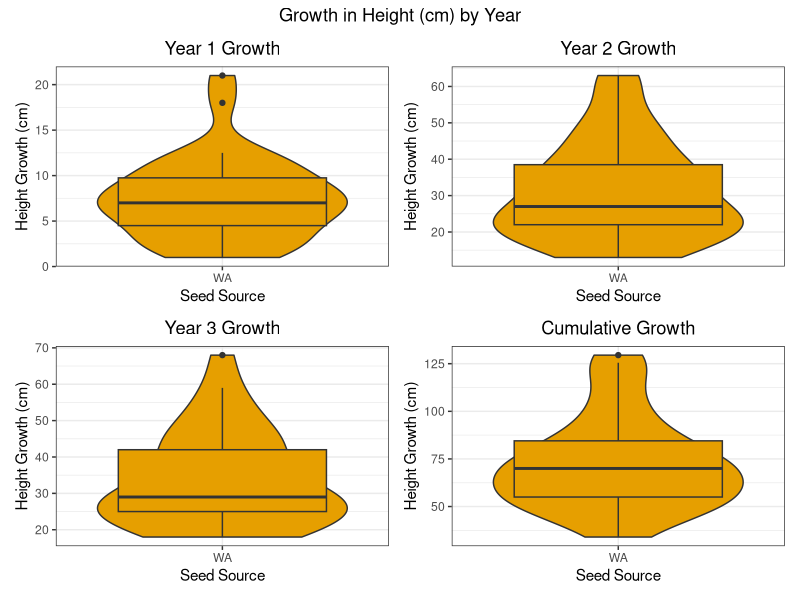
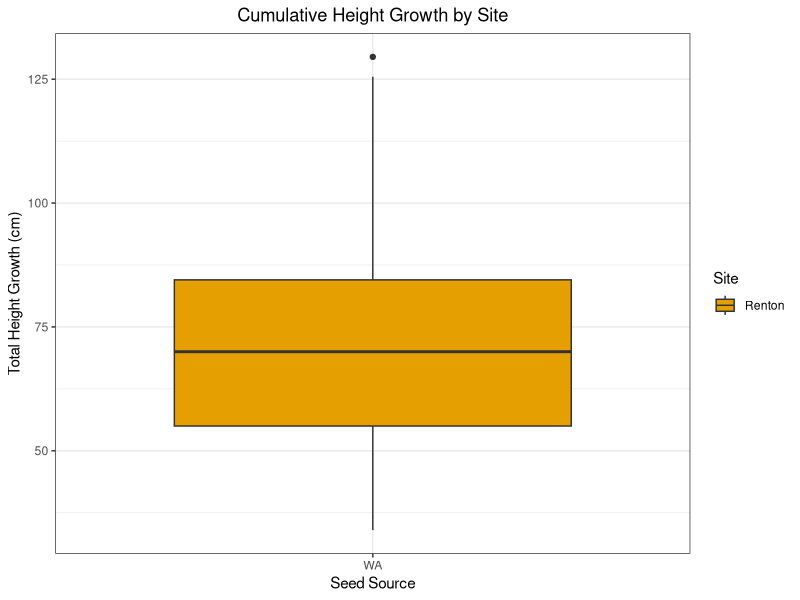
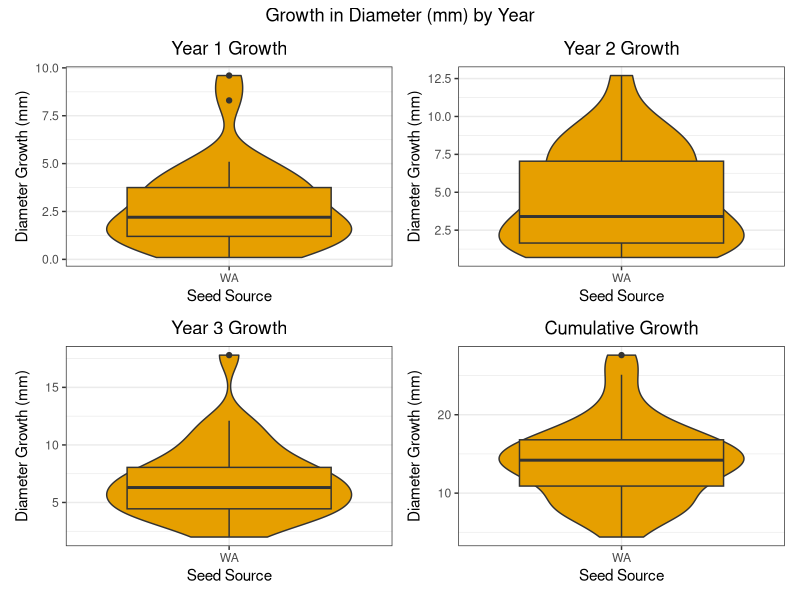
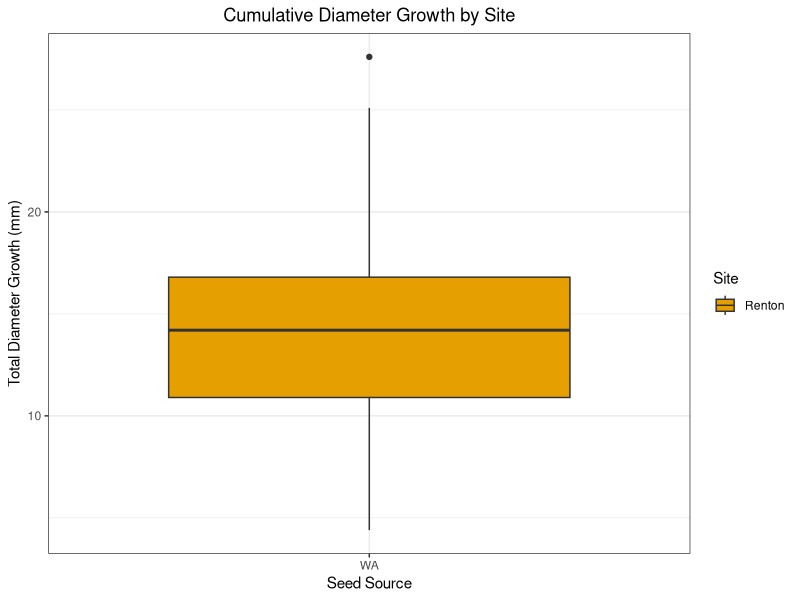
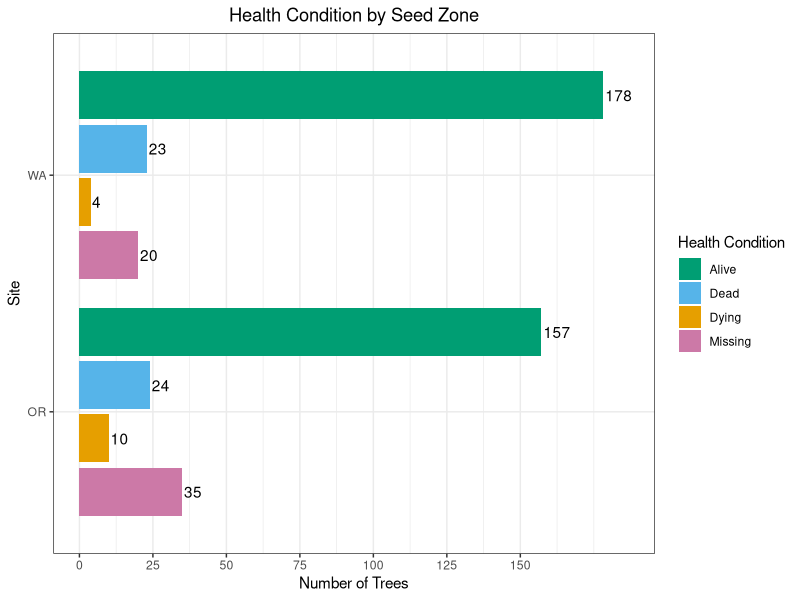

The R script that drew these images, in order: (Note: this script raises an error after producing the figures.)
## ---- chunk 1
knitr::opts_chunk$set(echo = FALSE)
## ---- chunk 2
library(tidyverse)
library(kableExtra)
library(patchwork)
library(zoo)
## ---- chunk 3
#2023 changes made in excel 
#y1$Seed.Zone[y1$Seed.Zone=="WA "] <- "WA"
#y1$X2022.Tree.Height..cm.[y1$X2022.Tree.Height..cm.==5408] <- 54.8
#y1$X2022.Tree.Diameter..mm.[y1$X2022.Tree.Diameter..mm.==110.0] <- 11
#y2$X2023.Tree.Diameter..mm.[y2X2022.Tree.Diameter..mm.==123] <- 12.3
#y2$X2023.Tree.Diameter..mm.[y2X2022.Tree.Diameter..mm.==135] <- 13.5

#2023 seattle OR data skipped tree number 14, moved 15, 16, 17 measurements up. 8 was missing
#2023 seattle OR site was missing trees 42 and 43, but recorded trees 39-41 in 2023 were better fit for previous 2022 measurements for 41-43. However, trees were in different row. very confused. Wondering if trees OR42 and OR43 actually got moved to end of OR31 row somehow after site was mapped? 
#2023 seattle OR last row trees 42,43, 46 and 50 were missing. However, tree number 45 fit better with tree 46, feeling confident tree recorded as 45 was actually 46, and 47 was actually missing because trees 47-49 were actually trees 48-50, adjusted
#2023 Swan Creek WA #141 included a 40cm height increase, which must be a mistake. Recommend excluding all trees with greater than 30cm height increases from first analyses. 
#2023 Swan Creek WA #171 included a 70cm height increase, which must be a mistake. Recommend excluding all trees with greater than 30cm height increases from first analyses. 
## ---- chunk 4
y1 <- read.csv("./data/2022 Measurements.csv")
library(readxl)
y2 <- read_excel("data/2023 MeasurementsCorrected.xlsx")
y3 <- read_excel("data/2024 Measurementsv3.xlsx")
y4 <- read_excel("data/2025 Measurements.xlsx", 
    sheet = "2025")
#rough2025 <- read_excel("data/2025 Measurements.xlsx", 
#    sheet = "2025 rough draft")

y1$Measurement.Year <- 2022
y2$Measurement.Year <- 2023
y3$Measurement.Year <- 2024

#rename columns to merge
#rough2025 <- rough2025 %>% 
#  rename("New Tree Number" = "Tree #") %>%
#  rename("Tree Diameter (mm)" = "DBH") %>%
#  rename("Tree Height (cm)" = "Height") %>%
#  rename("Health" = "Condition") %>%
#  rename("Date Measured" = "Measure Date") %>%
#  rename("Comment" = "Comments")

#rough2025 <- rough2025 %>%
#    mutate(Site = recode(Site, 'Discovery Park' = 'Seattle'))

#rough2025 <- rough2025 %>% select(-c("Seed Zone"))

#merge two sheets together based on tree number and site
#merged2025 <- left_join(rough2025, sheet2025, by=c("New Tree Number"="New Tree Number","Site" = "Site"))

#combine Health and Comment columns from both sheets
#merged2025 <- merged2025 %>%
#  mutate(`Health` = coalesce(`Health.x`,`Health.y`)) %>%
#  mutate(`Comment` = coalesce(`Comment.x`,`Comment.y`))

#if comments contain "browsed", mark elk browsed column as Y, otherwise mark N
y4 <- y4 %>%
  mutate(`Elk Browse` = case_when(
    grepl("browsed", Comment, ignore.case = TRUE) ~ "Y",
    TRUE ~ "N" # Keep the original value if no match is found
  ))

#remove duplicate columns
#y4 <- merged2025 %>% select(-c("Tree Height (cm).y","Tree Diameter (mm).y", "Comment.y","Health.y","Year Measured","Date Measured.y","Comment.x","Health.x"))

#add measurement year
y4 <- cbind(y4, Measurement.Year= 2025)
y4 <- y4 %>% select(-c("Year Measured"))

#add tree numbers for first year
y1 <- y1 %>% mutate(`Temp Tree Number` = row_number())

#remove unnecessary columns
y1 <- y1 %>% select(-c("Year.Measured","Color"))
y2 <- y2 %>% select(-c("Year Measured","Color"))
y3 <- y3 %>% select(-c("Year Measured"))

#rename columns to match other years
y1 <- y1 %>% 
  rename("Tree Height (cm)" = "Tree.Height..cm.") %>%
  rename("Tree Diameter (mm)" = "Tree.Diameter..mm.") %>%
  rename("Seed Zone" = "Seed.Zone") %>%
  rename("Date Measured" = "Date.Measured") %>%
  rename("Tree Number" = "Tree.Number") %>%
  rename("Date Planted" = "Date.Planted")
## ---- chunk 5
#change date format to match year 4
y1$`Date Measured` <- as.Date(y1$`Date Measured`,format = "%m/%d/%y")
y1$`Date Planted` <- as.Date(y1$`Date Planted`,format = "%m/%d/%y")
y2$`Date Measured` <- as.Date(y2$`Date Measured`,format ="%m/%d/%y")
y3$`Date Measured` <- as.Date(y3$`Date Measured`,format ="%m/%d/%y")
y4$`Date Measured` <- as.Date(y4$`Date Measured`,format = "%m/%d/%y")

#in Year 1, if health condition is NA, change it to alive
y1 <- y1 %>%
  mutate(Health = ifelse(is.na(Health), "Alive", Health))

#bind all year dataframes together
trees.bind <- bind_rows(y1,y2) %>% bind_rows(.,y3) %>% bind_rows(.,y4) %>% filter(Site!="" & Site!="Puyallup") %>% droplevels()

#trees.bind[130, "Health"] <- "Dead"
#trees.bind[167, "Health"] <- "Dying"

## ---- chunk 6
#labeling consistency
trees.bind$Health[trees.bind$Health==""] <- "Missing"
trees.bind$Health[trees.bind$Health=="missing"] <- "Missing"
trees.bind$`Seed Zone`[trees.bind$`Seed Zone`=="Wa"] <- "WA"
trees.bind <- trees.bind %>% droplevels()

#if comments contain "browsed", mark elk browsed column as Y, otherwise mark N
trees.bind <- trees.bind %>%
  mutate(`Elk Browse` = case_when(
    grepl("browsed", Comment, ignore.case = TRUE) ~ "Y",
    TRUE ~ "N" # Keep the original value if no match is found
  ))

#if comments contain "missing/presumed dead" change health condition to missing
trees.bind <- trees.bind %>%
  mutate(`Health` = case_when(
    grepl("Missing/presumed dead", Comment, ignore.case = TRUE) ~ "Missing",
    TRUE ~ `Health` # Keep the original value if no match is found
  ))
## ---- chunk 7
#use New Tree Number if not NA, otherwise use Tree Number
trees.bind <- trees.bind %>% group_by(`Tree Number`, Site, `Seed Zone`) %>% 
  mutate(`New Tree Number` = if_else(is.na(`New Tree Number`),first(na.omit(`New Tree Number`)),`New Tree Number`)) %>%
  ungroup()

#use Temp Tree Number if not NA, otherwise use Tree Number
trees.bind <- trees.bind %>% group_by(`Tree Number`, Site, `Seed Zone`) %>%
  mutate(`Temp Tree Number` = if_else(is.na(`Temp Tree Number`),first(na.omit(`Temp Tree Number`)),`Temp Tree Number`))%>%
  ungroup()

trees.bind <- trees.bind %>%  group_by(`Tree Number`, Site, `Seed Zone`) %>%
  mutate(`Date Planted` = if_else(is.na(`Date Planted`),first(na.omit(`Date Planted`)),`Date Planted`)) %>%
  ungroup()
## ---- chunk 8
trees.bind$`Date Measured` <- as.Date(trees.bind$`Date Measured`,"%m/%d/%y")
trees.bind$`Date Planted` <- as.Date(trees.bind$`Date Planted`,"%m/%d/%y")
trees.bind <- trees.bind %>% 
  mutate(`Planted Growth Days`=`Date Measured`-`Date Planted`)
## ---- chunk 9
trees <- trees.bind

dead.trees <- trees %>%
  filter(Health == "Dead")

matching.trees <- trees %>%
  inner_join(dead.trees, by = "Tree Number", relationship = "many-to-many")

#if previous year's health condition is dead change following years health condition to dead
trees <- trees %>%
  group_by(`Tree Number`, Site, `Seed Zone`) %>%
  arrange(Measurement.Year) %>%
  mutate(Previous_Value = lag(Health), Health = case_when(!is.na(Previous_Value) &
  Previous_Value == "Dead" ~ "Dead", TRUE ~ Health)) %>%
  select(-Previous_Value)

#if previous year's health condition is dying and current year's health condition is missing, change current year's health condition to dead
trees <- trees %>%
  group_by(`Tree Number`, Site, `Seed Zone`) %>%
  mutate(Health = case_when(lag(Health, n= 1, order_by = Measurement.Year) == "Dying" &
  Health == "Missing" ~ "Dead", TRUE ~ Health))

trees <- trees %>%
  group_by(`Tree Number`, Site, `Seed Zone`) %>%
  arrange(Measurement.Year) %>%
  mutate(Previous.Health = lag(Health), Health = case_when(is.na(Health) ~ Previous.Health, TRUE ~ Health)) %>%
  select(-Previous.Health)

#create final health column and if most current year's health condition is missing. use previous year's
trees <- trees %>%
  group_by(`Tree Number`, Site, `Seed Zone`) %>%
  tidyr::complete(Measurement.Year = seq(min(Measurement.Year), max(Measurement.Year)), fill = list(Health = NA)) %>%
  mutate(Final.Health = last(Health)) %>%
  mutate(Final.Health = zoo::na.locf(Final.Health, na.rm =  FALSE, fromLast = TRUE)) %>%
  mutate(Final.Health = ifelse(is.na(Health) & is.na(Final.Health), NA, Final.Health)) %>%
  ungroup()
## ---- chunk 10
#VERSION WITH NO BROWSED TREES
#trees.no.browse <- trees.bind %>%
#  group_by(Tree.Number, Site, Seed.Zone) %>%
#  filter(Elk.Browse !="Y") %>% ungroup()

#trees.no.browse <- trees.no.browse %>%
#  group_by(Tree.Number, Site, Seed.Zone) %>%
# arrange(Measurement.Year) %>%
#  mutate(Previous_Value = lag(Health), Health = case_when(!is.na(Previous_Value) & Previous_Value == "Dead" ~ "Dead", TRUE ~ Health)) %>%
#  select(-Previous_Value)

#if previous year's health condition is dying and current year's health condition is missing, change current year's health condition to dead
#trees.no.browse <- trees.no.browse %>%
#  group_by(Tree.Number, Site, Seed.Zone) %>%
#  mutate(Health = case_when(lag(Health, n= 1, order_by = Measurement.Year) == "Dying" & Health == "Missing" ~ "Dead", TRUE ~ Health))

#trees.no.browse <- trees.no.browse %>%
#  group_by(Tree.Number, Site, Seed.Zone) %>%
#  arrange(Measurement.Year) %>%
#  mutate(Previous.Health = lag(Health), Health = case_when(is.na(Health) ~ Previous.Health, TRUE ~ Health)) %>%
#  select(-Previous.Health)

#create final health column and if most current year's health condition is missing. use previous year's
#trees.no.browse <- trees.no.browse %>%
#  group_by(Tree.Number, Site, Seed.Zone) %>%
#  tidyr::complete(Measurement.Year = seq(min(Measurement.Year), max(Measurement.Year)), fill = list(Health = NA)) %>%
#  mutate(Final.Health = last(Health)) %>%
#  mutate(Final.Health = na.locf(Final.Health, na.rm =  FALSE, fromLast = TRUE)) %>%
#  mutate(Final.Health = ifelse(is.na(Health) & is.na(Final.Health), NA, Final.Health)) %>%
#  ungroup()
## ---- chunk 11
trees$Site <- as.factor(trees$Site)
trees$Seed.Zone <-as.factor(trees$`Seed Zone`)
trees$Health <- as.factor(trees$Health)
## ---- chunk 12
#trees.no.browse$Site <- as.factor(trees.no.browse$Site)
#trees.no.browse$Seed.Zone <-as.factor(trees.no.browse$Seed.Zone)
#trees.no.browse$Health <- as.factor(trees.no.browse$Health)
## ---- chunk 13
# NOTE RENTON OR TREE 180 was entered twice or there is two values for it. We need to look into this further, but for now we removed it from the data.
## ---- chunk 14
#trees <- trees %>% filter(`Tree Number`!=180 | Site!="Renton" | `Seed Zone`!="OR")
#trees.no.browse <- trees.no.browse %>% filter(Tree.Number!=180 | Site!="Renton" | Seed.Zone!="OR")
## ---- chunk 15
trees.wide <- trees %>% pivot_wider(
    id_cols = c(`Tree Number`, Site, `Seed Zone`, `New Tree Number`),
    names_from = Measurement.Year,
    values_from = c(`Tree Height (cm)`, `Tree Diameter (mm)`),
    names_glue = "{.value}_{Measurement.Year}") 

#ver with no browsed trees
#trees.wide <- trees.no.browse %>% pivot_wider(
#    id_cols = c(Tree.Number, Site, Seed.Zone, New.Tree.Number),
#    names_from = Measurement.Year,
#    values_from = c(Tree.Height..cm., Tree.Diameter..mm.),
#    names_glue = "{.value}_{Measurement.Year}") 
## ---- chunk 16
# see if there are any duplicate trees based on number, site, seed zone and year
#{trees} |> summarize(n = n(), .by = c(Tree.Number, Site, Seed.Zone, Measurement.Year)) |> filter(n > 1L)
## ---- chunk 17
trees.wide.growth <- trees.wide %>% mutate(y1.height.growth = `Tree Height (cm)_2023`-`Tree Height (cm)_2022`, y2.height.growth = `Tree Height (cm)_2024`-`Tree Height (cm)_2023`, y3.height.growth = `Tree Height (cm)_2025`-`Tree Height (cm)_2024`, y1.diameter.growth = `Tree Diameter (mm)_2023`-`Tree Diameter (mm)_2022`, y2.diameter.growth = `Tree Diameter (mm)_2024`-`Tree Diameter (mm)_2023`, y3.diameter.growth = `Tree Diameter (mm)_2025` - `Tree Diameter (mm)_2024`, total.height.growth = `Tree Height (cm)_2025`-`Tree Height (cm)_2022`, total.diameter.growth = `Tree Diameter (mm)_2025`-`Tree Diameter (mm)_2022`)
## ---- chunk 18
#trees.partial <- trees[1,2,3,9,11,12,13]
#trees.wide.joined <- left_join(trees.wide.growth, trees.partial, by=c("Tree.Number", "Site", "Seed.Zone"))
## ---- chunk 19
#tree.growth <- trees %>% group_by(Tree.Number, Site, Seed.Zone) %>% arrange(Measurement.Year) %>% mutate(Height.Growth = Tree.Height..cm. - lag(Tree.Height..cm.), Diameter.Growth = Tree.Diameter..mm. - lag(Tree.Diameter..mm.)) %>% ungroup()
## ---- chunk 20
#tree.growth.year <- tree.growth %>% group_by(Tree.Number, Site, Seed.Zone, Measurement.Year) %>% reframe(Heigh.Growth=Height.Growth,Diameter.Growth=Diameter.Growth)
## ---- chunk 21
#trees <- left_join(trees,tree.growth.year, by=c("Tree.Number", "Site", "Seed.Zone", "Measurement.Year"))
## ---- chunk 22
# FILTERED ALL TREES with NEGATIVE height increases or NEGATIVE diameter increases
#Data cleaning
#neg.trees <- trees %>% filter(Height.Growth<0)
#neg.trees <- neg.trees[c(1,2,3,5,6,12,13,20,21)]
#pos.trees <- trees %>% filter(Height.Growth>20)
## ---- chunk 23
#trees.pos <- tree.growth %>% filter(Height.Growth>0 & Diameter.Growth>0)  
## ---- chunk 24
trees.wide.pos.total <- trees.wide.growth %>% filter(total.height.growth>0 & total.diameter.growth>0)
trees.wide.pos.y1 <- trees.wide.growth %>% filter(y1.height.growth>0 & y1.diameter.growth>0)
trees.wide.pos.y2 <- trees.wide.growth %>% filter(y2.height.growth>0 & y2.diameter.growth>0)
trees.wide.pos.y3 <- trees.wide.growth %>% filter(y3.height.growth>0 & y3.diameter.growth>0)
trees.wide.pos.all <- trees.wide.growth %>% filter(y1.height.growth>0 & y1.diameter.growth>0 & y2.height.growth>0 & y2.diameter.growth>0 & y3.height.growth>0 & y3.diameter.growth>0)
## ---- chunk 25
#a few possible mistakes in measurements with trees greater than 30cm height increase. Removing trees above 24 increase also removes Seattle OR Trees 39-41 which were off in measurements, trees were possibly moved after mapping? 
## ---- chunk 26
#create table summarizing when sites were planted and remeasured.
## ---- chunk 27
#Site.Summary <- trees.pos %>% group_by(Site,Seed.Zone,Measurement.Year) %>% summarize(n=n()) %>% left_join(.,trees.pos,by=c("Site","Seed.Zone","Measurement.Year"),multiple="first")

Site.Summary <- trees.wide.pos.all %>% group_by(Site,`Seed Zone`) %>% summarize(n=n())
kable(Site.Summary[c(1,2,3)], col.names = c("Site", "Seed Zone", "Number of Trees")) %>% kable_material(c("striped", "hover","condensed"))
## ---- chunk 28
#trees.summary <- trees.wide.pos.all %>% group_by(Seed.Zone)  %>% summarize(
#n=n(),
#mean.height.2024=mean(Tree.Height..cm._2024),
#mean.diameter.2024=mean(Tree.Diameter..mm._2024),
#mean.y1.height.growth=mean(y1.height.growth,na.rm=TRUE),
#mean.y1.diameter.growth=mean(y1.diameter.growth,na.rm=TRUE),
#mean.y2.height.growth=mean(y2.height.growth,na.rm=TRUE),
#mean.y2.diameter.growth=mean(y2.diameter.growth,na.rm=TRUE),
#mean.total.height.growth=mean(total.height.growth,na.rm=TRUE),
#mean.total.diameter.growth=mean(total.diameter.growth,na.rm=TRUE))
#kable(trees.summary,digits = 2,format = "html", table.attr='class="scrollable-table"') %>% kable_material(c("striped", "hover","condensed")) %>% kable_styling(full_width = F) %>% scroll_box(height = "300px")

trees.summary <- trees.wide.pos.all %>% group_by(`Seed Zone`)  %>% summarize(
n=n(),
mean.height.2025=mean(`Tree Height (cm)_2025`),
mean.diameter.2025=mean(`Tree Diameter (mm)_2025`),
mean.y1.height.growth=mean(y1.height.growth,na.rm=TRUE),
mean.y1.diameter.growth=mean(y1.diameter.growth,na.rm=TRUE),
mean.y2.height.growth=mean(y2.height.growth,na.rm=TRUE),
mean.y2.diameter.growth=mean(y2.diameter.growth,na.rm=TRUE),
mean.y3.diameter.growth=mean(y3.diameter.growth,na.rm=TRUE),
mean.y3.height.growth=mean(y3.height.growth,na.rm=TRUE),
mean.total.height.growth=mean(total.height.growth,na.rm=TRUE),
mean.total.diameter.growth=mean(total.diameter.growth,na.rm=TRUE))
library(knitr)
kable(trees.summary,col.names = c("Seed Zone", "Number of Trees", "2025 Mean Height (cm)", "2025 Mean Diameter (mm)", "Mean Year 1 Height Growth (cm)", "Mean Year 1 Diameter Growth (mm)", "Mean Year 2 Height Growth (cm)","Mean Year 2 Diameter Growth (mm)", "Mean Year 3 Height Growth (cm)","Mean Year 3 Diameter Growth (mm)", "Total Mean Height Growth (cm)","Total Mean Diameter Growth (mm)"), digits = 2,format = "html", table.attr='class="scrollable-table"') %>% kable_material(c("striped", "hover","condensed")) %>% kable_styling(full_width = F) %>% scroll_box(height = "300px")
## ---- chunk 29
trees.summary.sites <- trees.wide.pos.all %>% group_by(Site,`Seed Zone`)  %>% summarize(
n=n(),
mean.height.2025=mean(`Tree Height (cm)_2025`),
mean.diameter.2025=mean(`Tree Diameter (mm)_2025`),
mean.y1.height.growth=mean(y1.height.growth,na.rm=TRUE),
mean.y1.diameter.growth=mean(y1.diameter.growth,na.rm=TRUE),
mean.y2.height.growth=mean(y2.height.growth,na.rm=TRUE),
mean.y2.diameter.growth=mean(y2.diameter.growth,na.rm=TRUE),
mean.y3.diameter.growth=mean(y3.diameter.growth,na.rm=TRUE),
mean.y3.height.growth=mean(y3.height.growth, na.rm = TRUE),
mean.total.height.growth=mean(total.height.growth,na.rm=TRUE),
mean.total.diameter.growth=mean(total.diameter.growth,na.rm=TRUE))
library(knitr)
kable(trees.summary.sites, col.names = c("Site", "Seed Zone", "Number of Trees", "2025 Mean Height (cm)", "2025 Mean Diameter (mm)", "Mean Year 1 Height Growth (cm)", "Mean Year 1 Diameter Growth (mm)", "Mean Year 2 Height Growth (cm)","Mean Year 2 Diameter Growth (mm)", "Mean Year 3 Height Growth (cm)","Mean Year 3 Diameter Growth (mm)", "Total Mean Height Growth (cm)","Total Mean Diameter Growth (mm)"), digits = 2) %>% kable_material(c("striped", "hover","condensed")) %>% kable_styling(full_width = F) %>% scroll_box(height = "300px")
## ---- chunk 30

P1 <- ggplot(trees.wide.pos.all,aes(`Seed Zone`,y1.height.growth,fill=`Seed Zone`)) +geom_violin() +geom_boxplot() +theme_bw()+guides(fill="none") +scale_fill_manual(values=c("#E69F00", "#56B4E9")) +labs(y= "Height Growth (cm)", x= "Seed Source",title="Year 1 Growth") + theme(plot.title = element_text(hjust = 0.5))
P2 <- ggplot(trees.wide.pos.all,aes(`Seed Zone`,y2.height.growth,fill=`Seed Zone`)) +geom_violin() +geom_boxplot() +theme_bw()+guides(fill="none") +scale_fill_manual(values=c("#E69F00", "#56B4E9")) +labs(y= "Height Growth (cm)",x= "Seed Source",title="Year 2 Growth") + theme(plot.title = element_text(hjust = 0.5))
P3 <- ggplot(trees.wide.pos.all,aes(`Seed Zone`,y3.height.growth,fill=`Seed Zone`)) +geom_violin() +geom_boxplot() +theme_bw()+guides(fill="none") +scale_fill_manual(values=c("#E69F00", "#56B4E9")) +labs(y= "Height Growth (cm)",x= "Seed Source",title="Year 3 Growth") + theme(plot.title = element_text(hjust = 0.5))
P4 <- ggplot(trees.wide.pos.all,aes(`Seed Zone`,total.height.growth,fill=`Seed Zone`)) +geom_violin() +geom_boxplot() +theme_bw()+guides(fill="none") +scale_fill_manual(values=c("#E69F00", "#56B4E9")) +labs(y= "Height Growth (cm)",x= "Seed Source",title="Cumulative Growth") + theme(plot.title = element_text(hjust = 0.5))

height_plots <- P1 + P2 + P3 + P4
height_plots + plot_annotation(title = "Growth in Height (cm) by Year", theme = theme(plot.title = element_text(hjust = 0.5)))
## ---- chunk 31
ggplot(trees.wide.pos.all,aes(`Seed Zone`,total.height.growth,fill=Site)) +geom_boxplot() +theme_bw() +scale_fill_manual(values=c("#E69F00", "#56B4E9", "#009E73","#9e0000")) + labs(y= "Total Height Growth (cm)",x= "Seed Source",title="Cumulative Height Growth by Site") + theme(plot.title = element_text(hjust = 0.5))
## ---- chunk 32
P1 <- ggplot(trees.wide.pos.all,aes(`Seed Zone`,y1.diameter.growth,fill=`Seed Zone`)) +geom_violin() +geom_boxplot() +theme_bw()+guides(fill="none") +scale_fill_manual(values=c("#E69F00", "#56B4E9")) +labs(y= "Diameter Growth (mm)", x= "Seed Source" ,title="Year 1 Growth") + theme(plot.title = element_text(hjust = 0.5))
P2 <- ggplot(trees.wide.pos.all,aes(`Seed Zone`,y2.diameter.growth,fill=`Seed Zone`)) +geom_violin() +geom_boxplot() +theme_bw()+guides(fill="none") +scale_fill_manual(values=c("#E69F00", "#56B4E9")) +labs(y= "Diameter Growth (mm)",x= "Seed Source",title="Year 2 Growth") + theme(plot.title = element_text(hjust = 0.5))
P3 <- ggplot(trees.wide.pos.all,aes(`Seed Zone`,y3.diameter.growth,fill=`Seed Zone`)) +geom_violin() +geom_boxplot() +theme_bw()+guides(fill="none") +scale_fill_manual(values=c("#E69F00", "#56B4E9")) +labs(y= "Diameter Growth (mm)",x= "Seed Source",title="Year 3 Growth") + theme(plot.title = element_text(hjust = 0.5))
P4 <- ggplot(trees.wide.pos.all,aes(`Seed Zone`,total.diameter.growth,fill=`Seed Zone`)) +geom_violin() +geom_boxplot() +theme_bw()+guides(fill="none") +scale_fill_manual(values=c("#E69F00", "#56B4E9")) +labs(y= "Diameter Growth (mm)",x= "Seed Source",title="Cumulative Growth") + theme(plot.title = element_text(hjust = 0.5))

diameter_plots <- P1 + P2 + P3 + P4
diameter_plots + plot_annotation(title = "Growth in Diameter (mm) by Year", theme = theme(plot.title = element_text(hjust = 0.5)))
## ---- chunk 33
ggplot(trees.wide.pos.all,aes(`Seed Zone`,total.diameter.growth,fill=Site)) +geom_boxplot() +theme_bw() +scale_fill_manual(values=c("#E69F00", "#56B4E9", "#009E73", "#9e0000")) + labs(y= "Total Diameter Growth (mm)",x= "Seed Source",title="Cumulative Diameter Growth by Site") + theme(plot.title = element_text(hjust = 0.5))
## ---- chunk 34
trees.condition.zone <- trees %>% group_by(`Seed Zone`,Final.Health) %>% summarize(n=n_distinct(`Temp Tree Number`)) %>% filter(Final.Health!="NA")
#kable(trees.condition.zone) %>% kable_material(c("striped", "hover","condensed"))

#trees.condition.zone <- trees.no.browse %>% group_by(Seed.Zone,Final.Health) %>% summarize(n=n_distinct(Temp.Tree.Number)) %>% filter(Final.Health!="NA")
#kable(trees.condition.zone) %>% kable_material(c("striped", "hover","condensed"))
## ---- chunk 35
ggplot(trees.condition.zone,aes(x = reorder(`Seed Zone`, -n),n,fill=Final.Health))+geom_col(position = position_dodge2(preserve = "single",reverse=TRUE))+theme_bw()+coord_flip()+ scale_y_continuous(breaks = c(0,25,50,75,100,125,150),expand = expansion(mult = c(0.05, 0.1))) +scale_fill_manual(values=c( "#009E73","#56B4E9","#E69F00","#CC79A7"))+labs(x="Site",y="Number of Trees",title ="Health Condition by Seed Zone", fill="Health Condition") +geom_text(aes(label=n,group=Final.Health),position = position_dodge2(width=0.9,preserve = "single",reverse=TRUE),hjust=-0.1) + theme(plot.title = element_text(hjust = 0.5))
## ---- chunk 36
#trees.condition <- trees %>% group_by(Site,`Seed Zone`,Final.Health) %>% summarize(n=n_distinct(`Temp Tree Number`)) %>% filter(Final.Health!="NA")
#kable(trees.condition) %>% kable_material(c("striped", "hover","condensed"))
#trees.condition <- trees.no.browse %>% group_by(Site,Seed.Zone,Final.Health) %>% summarize(n=n_distinct(Temp.Tree.Number)) %>% filter(Final.Health!="NA")
#kable(trees.condition) %>% kable_material(c("striped", "hover","condensed"))
## ---- chunk 37
trees.condition$Final.Health <- factor(trees.condition$Final.Health, levels=c('Alive','Dead','Dying','Missing'))
## ---- chunk 38
ggplot(trees.condition,aes(x = reorder(Site, -n),n,fill=Final.Health))+facet_wrap(~`Seed Zone`)+geom_col(position = position_dodge2(preserve = "single",reverse=TRUE))+theme_bw()+coord_flip() + scale_y_continuous(expand = expansion(mult = c(0.05, 0.1))) +scale_fill_manual(values=c( "#009E73","#56B4E9","#E69F00","#CC79A7"))+labs(x="Site",y="Number of Trees", title = "Health Condition by Seed Zone and Site",fill="Health Condition") +geom_text(aes(label=n,group=Final.Health),position = position_dodge2(width=0.9,preserve = "single",reverse=TRUE),hjust=-0.1) + theme(plot.title = element_text(hjust = 0.5))
## ---- chunk 39
#Check normality and equality of variances within data 
library(car)
car::leveneTest(`Tree Height (cm)`~as.factor(`Seed Zone`), data=trees)
car::leveneTest(`Tree Diameter (mm)`~as.factor(`Seed Zone`), data=trees)
#p = .6003, Not enough evidence to suggest there is not equality of variances, assume variances are equal

#2a check normality
math.lm=lm(MathScore~as.factor(FivePlusHousehold)+as.factor(PublicPrivateSchool), data = ECLSK2011_Clean)
install.packages("ggpubr")
library(ggpubr)
ggqqplot(residuals(math.lm))
hist(residuals(math.lm))
#Normailty assumed, qq plot of the residuals generally follows line of best fit and
#histogram shows mainly normal distribution
